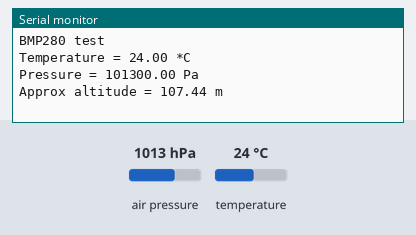
Recording of a sketch running on a simulated ESP32. On the bench: the last lines printed to the serial monitor. Inputs (shaded band) come from the test bench; at power-on: air pressure 1013 hPa, temperature 24 °C.

Above: at 1.2 s.
1.3 s: air pressure set to 952 hPa
At 2.5 s:
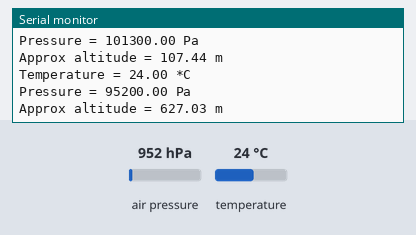
2.8 s: temperature set to 12 °C
At 4.2 s:
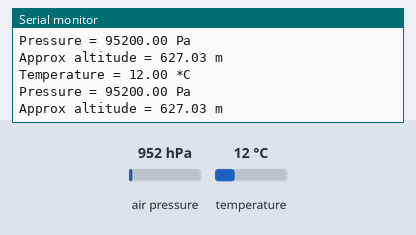
4.3 s: air pressure set to 975 hPa
At 6.6 s:
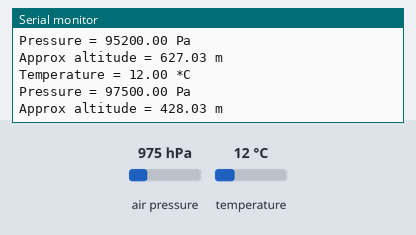
Timing chart, 0 to 8.1 s (numbered marks = the images above; inputs shaded):
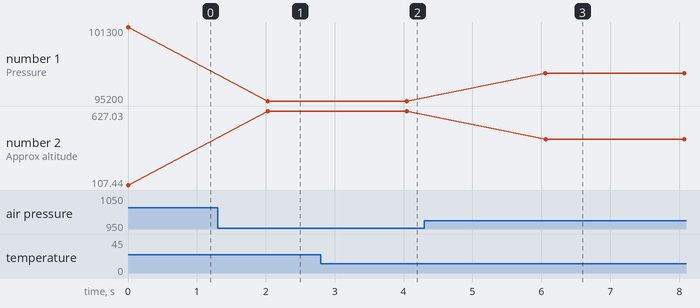

The sketch:

BMP280.ino
```cpp
#include <Wire.h>
#include <Adafruit_Sensor.h>
#include <Adafruit_BMP280.h>

Adafruit_BMP280 bme; // I2C

void setup() {
    Wire.begin(2,0); // GPIO2, GPIOO -> D4, D3
  Serial.begin(9600);
  Serial.println(F("BMP280 test"));

  if (!bme.begin()) {
    Serial.println(F("Could not find a valid BMP280 sensor, check wiring!"));
    while (1);
  }
}

void loop() {
    Serial.print(F("Temperature = "));
    Serial.print(bme.readTemperature());
    Serial.println(" *C");

    Serial.print(F("Pressure = "));
    Serial.print(bme.readPressure());
    Serial.println(" Pa");

    Serial.print(F("Approx altitude = "));
    Serial.print(bme.readAltitude(1026.0)); // this should be adjusted to your local forcase
    Serial.println(" m");

    Serial.println();
    delay(2000);
}
```

Measured:
- after the input at 1.3 s, the serial monitor: prints a new line after 0.73 s (image 1)
- after the input at 2.8 s, the serial monitor: prints a new line after 1.2 s (image 2)
- after the input at 4.3 s, the serial monitor: prints a new line after 1.8 s (image 3)
- plotted number 1: 101300 → 95200 after the input at 1.3 s, 95200 → 97500 after the input at 4.3 s
- plotted number 2: 107.44 → 627.03 after the input at 1.3 s, 627.03 → 428.03 after the input at 4.3 s
